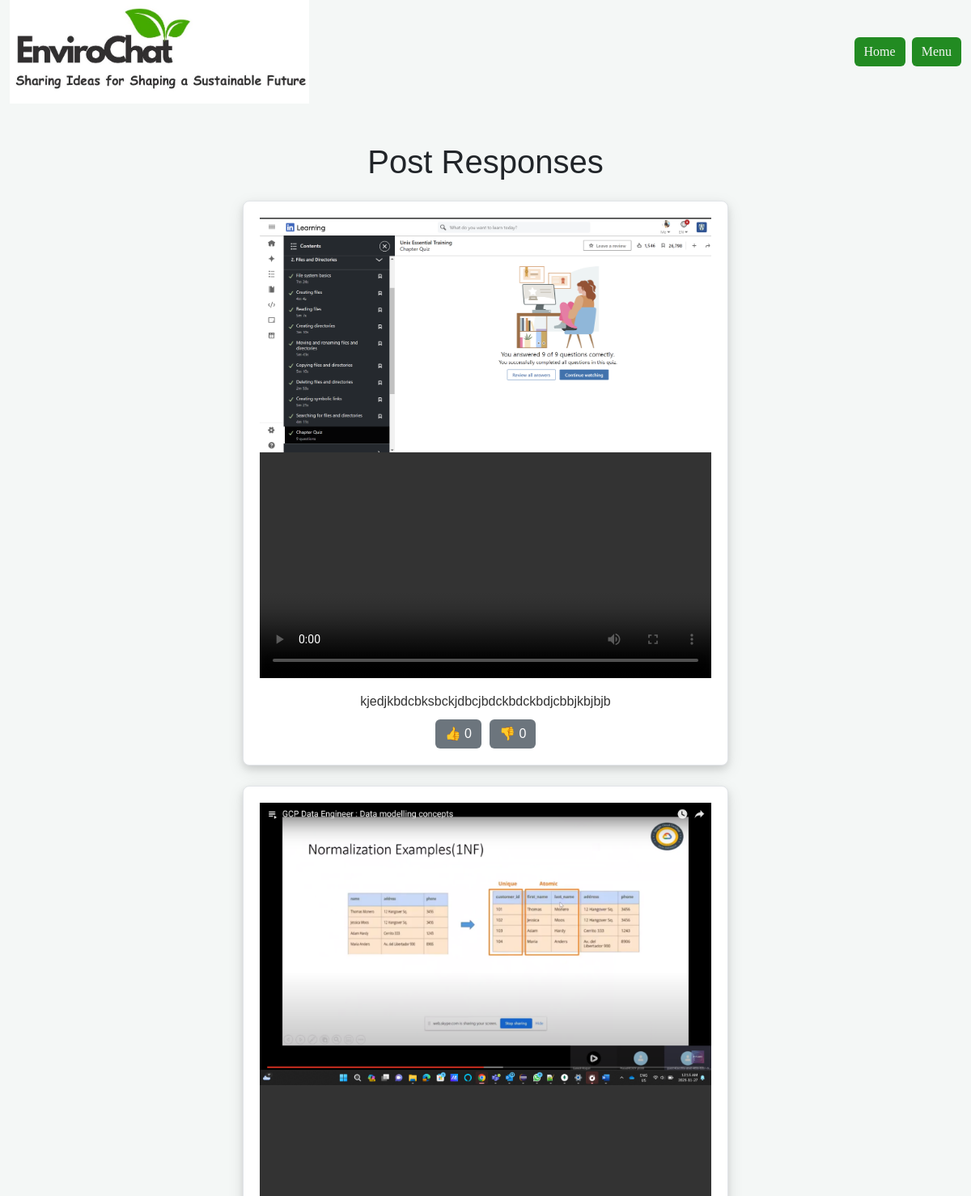
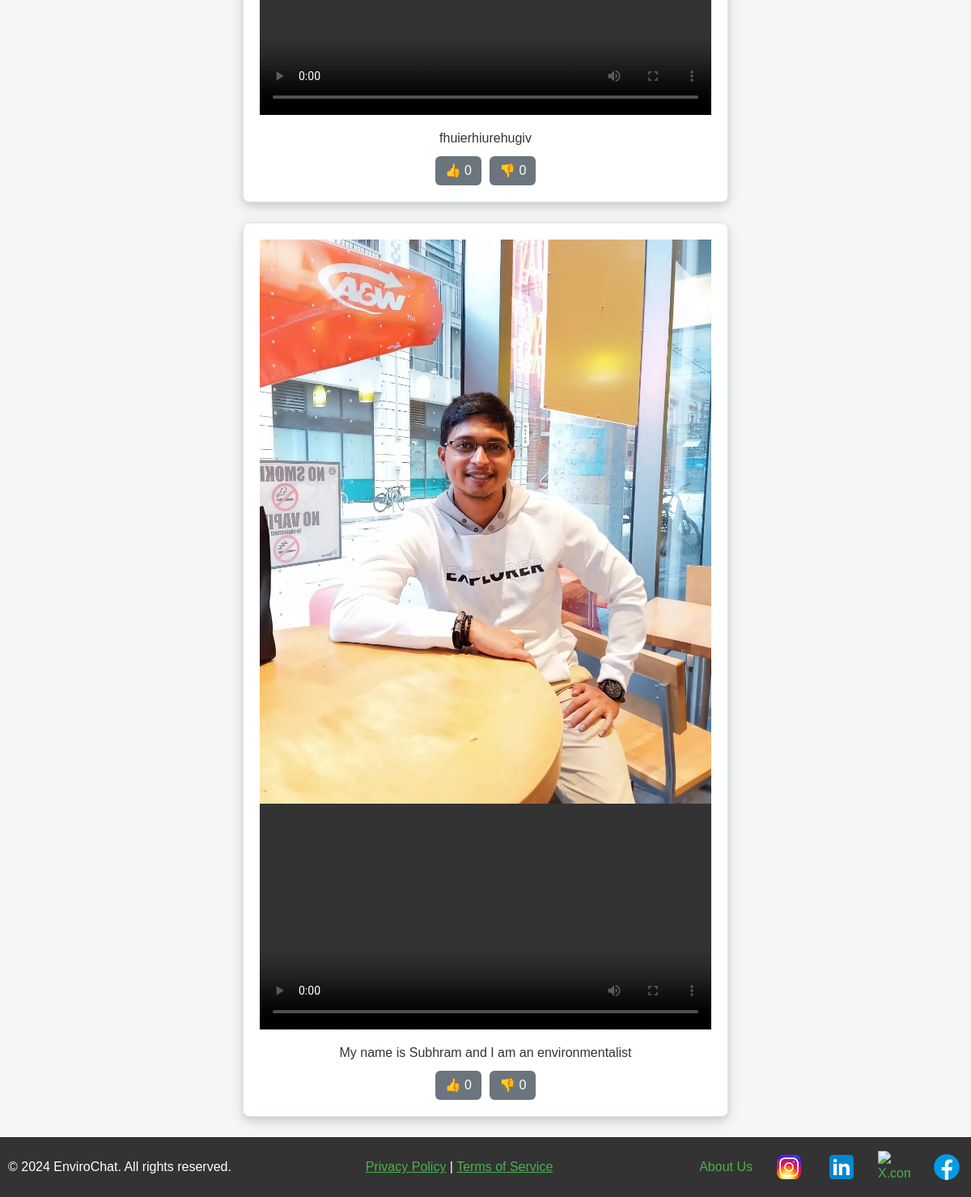
Screenshot of /post_response/ with the database file from the repository (2 pictures, top to bottom).
### myapp/models.py (models this page shows, shortened)
class MediaContent(models.Model):
    content = models.TextField()
    image = models.ImageField(upload_to='images/%y', blank=True, null=True)
    video = models.FileField(upload_to='videos/%y', blank=True, null=True)
    likes = models.IntegerField(default=0)
    dislikes = models.IntegerField(default=0)
    feed = models.ForeignKey(Feeds, on_delete=models.CASCADE, related_name='media_related',
                             default=1)
    created_at = models.DateTimeField(default=timezone.now)

### myapp/views.py (the view)
# urls.py: path('post_response/', views.post_response, name='post_response'),
def post_response(request):
    print("entered post_resp")
    posts = MediaContent.objects.all()
    return render(request, 'post_response.html', {'posts': posts})

### myapp/Templates/post_response.html (shortened to what this page needs)
{% extends "base.html" %}
{% load static %}
{% block body_block %}
    <link rel="stylesheet" type="text/css" href="{% static 'styles_posts.css' %}" />
<div class="container mt-5">
    <h1 class="mb-4">Post Responses</h1>
    <div class="scroll-container">
        {% for post in posts %}
            <div class="post">
                {% if post.image %}
                    <div class="image-container">
                        <img src="{{ post.image.url }}" alt="Uploaded Image">
                    </div>
                {% endif %}
                {% if post.video %}
                    <div class="video-container">
                        <video controls>
                            <source src="{{ post.video.url }}" type="video/mp4">
                        </video>
                    </div>
                {% endif %}
                <p class="content-text">{{ post.content }}</p>
                <div class="post-buttons">
                    <button class="btn btn-primary" onclick="vote('{{ post.id }}', 'upvote')">
                        👍 <span id="likes-{{ post.id }}">{{ post.likes }}</span>
                    </button>
                    <button class="btn btn-secondary" onclick="vote('{{ post.id }}', 'downvote')">
                        👎 <span id="dislikes-{{ post.id }}">{{ post.dislikes }}</span>
                    </button>
                </div>
            </div>
        {% endfor %}
    </div>
</div>
{% endblock %}

### myapp/static/style.css (style rules this page uses)
html, body { height: 100%; margin: 0; padding: 0; display: flex; flex-direction: column; }

### myapp/static/styles_posts.css (style rules this page uses)
.container { text-align: center; }
.scroll-container { display: flex; justify-content: center; flex-direction: column; align-items: center; width: 100%; }
.post { background-color: #ffffff; border: 1px solid #e1e4e8; border-radius: 8px; overflow: hidden; margin-bottom: 25px; padding: 20px; box-shadow: 0 4px 8px rgba(0, 0, 0, 0.1), 0 6px 20px rgba(0, 0, 0, 0.1); width: 100%; max-width: 600px; }
.image-container, .video-container { width: 100%; height: auto; overflow: hidden; }
.image-container img, .video-container video { width: 100%; height: auto; object-fit: contain; }
.content-text { font-size: 1rem; color: #333; margin: 10px 0; text-align: center; }
.post-buttons { margin-top: 10px; display: flex; justify-content: center; }
.post-buttons .btn { margin: 0 5px; }
.btn-primary { background-color: #6c757d; border: none; transition: background-color 0.3s ease; }
.btn-secondary { background-color: #6c757d; border: none; }

### rows the page displays
MediaContent: image (picture), content "kjedjkbdcbksbckjdbcjbdckbdckbdjcbbjkbjbjb", likes "0", dislikes "0"
MediaContent: image (picture), content "fhuierhiurehugiv", likes "0", dislikes "0"
MediaContent: image (picture), content "My name is Subhram and I am an environmentalist", likes "0", dislikes "0"
